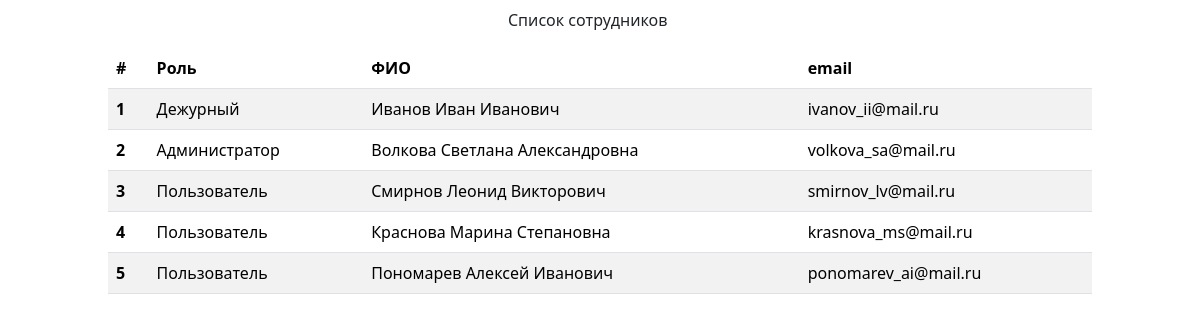
Before: / with the older database file.
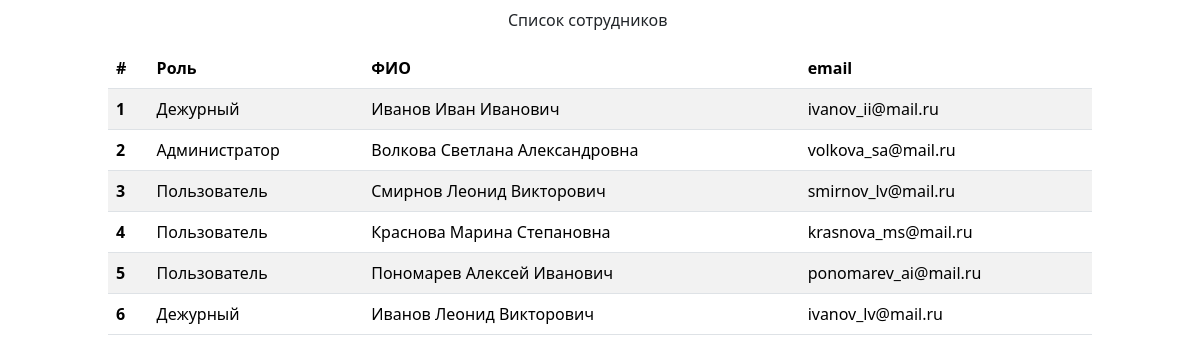
After: the same page with the newer database file.
### tables this page shows
CREATE TABLE `employee` (
  `id` bigint unsigned NOT NULL AUTO_INCREMENT,
  `fio` varchar(255) NOT NULL,
  `email` varchar(255) NOT NULL,
  `employee_role_id` bigint unsigned DEFAULT NULL,
  PRIMARY KEY (`id`),
  KEY `employees_FK` (`employee_role_id`),
  CONSTRAINT `employees_FK` FOREIGN KEY (`employee_role_id`) REFERENCES `employee_role` (`id`) ON DELETE CASCADE ON UPDATE CASCADE
);

CREATE TABLE `employee_role` (
  `id` bigint unsigned NOT NULL AUTO_INCREMENT,
  `name` varchar(255) NOT NULL,
  PRIMARY KEY (`id`)
);

### app/Repository/EmployeesListRepository.php (called while the page is built, shortened)
<?php
class EmployeesListRepository
{
    public function all(): ListEmployees
    {
        $connect = DB::pdo();
        $sql = "SELECT er.name , e.fio , e.email  FROM employee e
        INNER JOIN employee_role er ON e.employee_role_id = er.id";
        $stmt = $connect->query($sql);
        $fetchAll = $stmt->fetchAll(PDO::FETCH_ASSOC);
        $listEmployees = new ListEmployees();
        foreach ($fetchAll as $row) {
            $employee = new Employee();
            $employee->fromArray($row);
            $listEmployees->setEmployees($employee);
        }
        return $listEmployees;
    }
}

### app/Controller/EmployeesController.php (called while the page is built, shortened)
<?php
class EmployeesController
{
    public function list(): ListEmployees
    {
        $rep = new EmployeesListRepository();
        return $rep->all();
    }
}

### config/autoload.php (called while the page is built, shortened)
<?php
class Autoloader
{
    public static function register()
    {
        spl_autoload_register(function ($class) {
            $file = str_replace('\\', DIRECTORY_SEPARATOR, $class) . '.php';
            if (file_exists($file)) {
                return true;
            }
            return false;
        });
    }
}

### app/Model/Employee.php (called while the page is built, shortened)
<?php
class Employee
{
    private $nameRole;
    private $fio;
    private $email;
    public function getNameRole()
    {
        return $this->nameRole;
    }
    public function getEmail()
    {
        return $this->email;
    }
    public function getFio()
    {
        return $this->fio;
    }
    public function fromArray(array $row): Employee
    {
        if (isset($row['fio'])) {
            $this->fio = $row['fio'];
        }
        if (isset($row['email'])) {
            $this->email = $row['email'];
        }
        if (isset($row['name'])) {
            $this->nameRole = $row['name'];
        }
        return $this;
    }
}

### app/Model/ListEmployees.php (called while the page is built, shortened)
<?php
class ListEmployees
{
    private $employees = [];
    public function getEmployees(): array
    {
        return $this->employees;
    }
    public function setEmployees(Employee $employee): ListEmployees
    {
        $this->employees[] = $employee;
        return $this;
    }
}

### index.php (the view, shortened to what this page needs)
<?php
$list = (new EmployeesController())->list();
?>
<!DOCTYPE html>
<html lang="en">
<head>
    <link href="https://cdn.jsdelivr.net/npm/bootstrap@5.3.2/dist/css/bootstrap.min.css" rel="stylesheet">
</head>
<body>
    <div class="mx-auto p-2" style="width: 200px;">
        Список сотрудников
    </div>
    <div class="mx-auto p-2" style="width: 1000px;">
        <table class="table table-striped table-hover">
            <thead>
                <tr>
                    <th scope="col">#</th>
                    <th scope="col">Роль</th>
                    <th scope="col">ФИО</th>
                    <th scope="col">email</th>
                </tr>
            </thead>
            <tbody>
                <?php
                $i = 0;
                foreach ($list->getEmployees() as $value) {
                    $i++;
                ?>
                    <tr>
                        <th scope="row"><?php echo $i ?></th>
                        <td><?php echo $value->getNameRole() ?></td>
                        <td><?php echo $value->getFio() ?></td>
                        <td><?php echo $value->getEmail() ?></td>
                    </tr>
                <?php } ?>
            </tbody>
        </table>
    </div>
</body>
</html>

Changed rows visible on the page:
added employee: employee_role.name "Дежурный", fio "Иванов Леонид Викторович", email "ivanov_lv@mail.ru"
